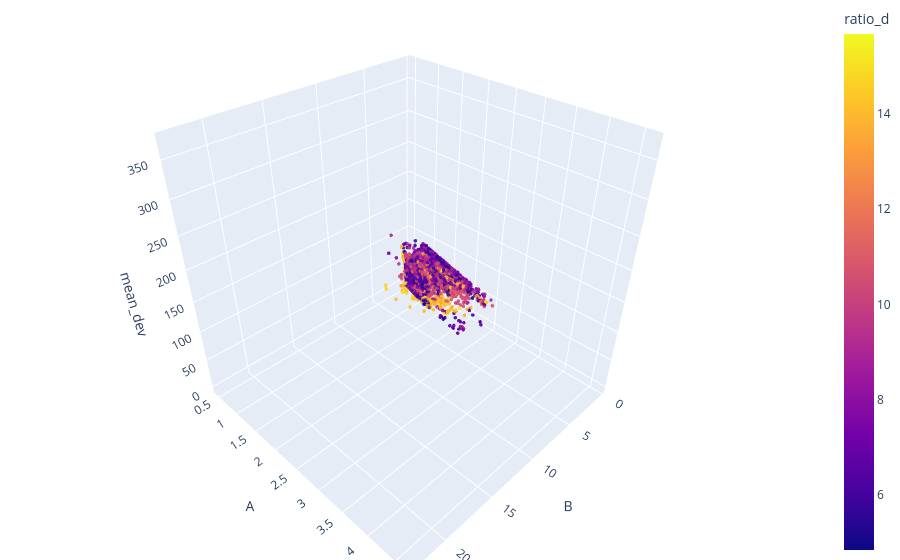

Source (notebook cell):
### Code cell
df["q"] = df["mean_deviation"] / np.sqrt(df["ratio_d"])

fig = px.scatter_3d(
    df,
    x="B",
    y="A",
    z="q", 
    color="ratio_d", 
    opacity=0.7,
)
fig.update_traces(marker_size=2)
fig.update_layout(
    scene=dict(
        xaxis_title="B",
        yaxis_title="A",
        zaxis_title="mean_dev"
    ),
    margin=dict(l=0, r=0, b=0, t=0)
)

fig.show()

### Figure 1 — Plotly figure (JSON) as saved in the notebook; plotly's stock layout.template omitted (floating-point values rounded to 4 significant figures; data arrays with more than 128 entries replaced by an {"elided": "..."} marker saying what was removed)
{"data": [{"hovertemplate": "B=%{x}<br>A=%{y}<br>q=%{z}<br>ratio_d=%{marker.color}<extra></extra>", "legendgroup": "", "marker": {"color": {"elided": "10800 float values"}, "coloraxis": "coloraxis", "opacity": 0.7, "size": 2, "symbol": "circle"}, "mode": "markers", "name": "", "scene": "scene", "showlegend": false, "type": "scatter3d", "x": {"elided": "10800 float values"}, "y": {"elided": "10800 float values"}, "z": {"elided": "10800 float values"}}], "layout": {"coloraxis": {"colorbar": {"title": {"text": "ratio_d"}}, "colorscale": [[0, "#0d0887"], [0.1111, "#46039f"], [0.2222, "#7201a8"], [0.3333, "#9c179e"], [0.4444, "#bd3786"], [0.5556, "#d8576b"], [0.6667, "#ed7953"], [0.7778, "#fb9f3a"], [0.8889, "#fdca26"], [1, "#f0f921"]]}, "legend": {"tracegroupgap": 0}, "margin": {"b": 0, "l": 0, "r": 0, "t": 0}, "scene": {"domain": {"x": [0, 1], "y": [0, 1]}, "xaxis": {"title": {"text": "B"}}, "yaxis": {"title": {"text": "A"}}, "zaxis": {"title": {"text": "mean_dev"}}}}}
